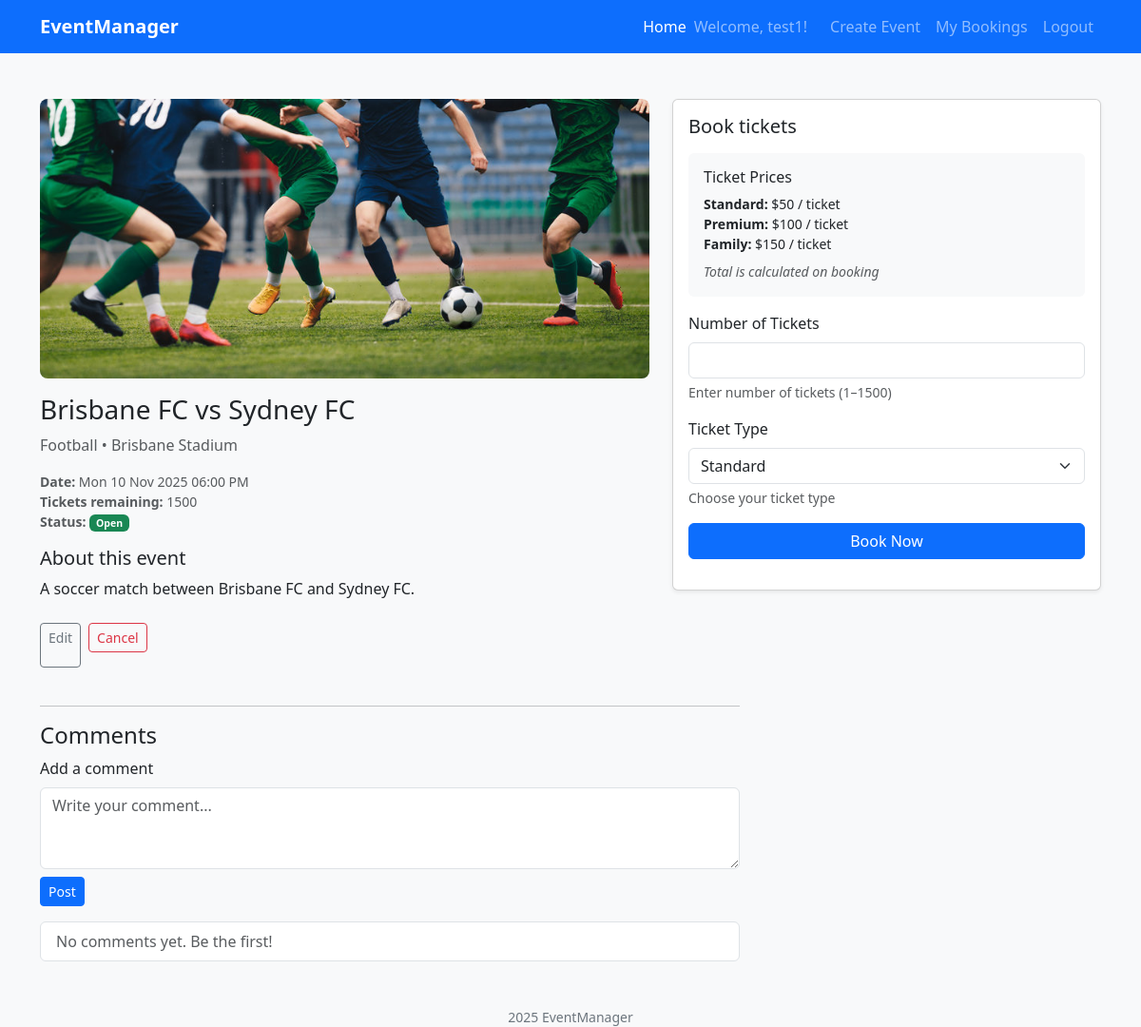
Page /event/1 (signed in) on the committed database.
### website/models.py (models this page shows)
class User(db.Model, UserMixin):
    __tablename__ = 'users'
    id = db.Column(db.Integer,primary_key=True)
    username = db.Column(db.String(100), index=True, unique=True, nullable=False)
    fullname = db.Column(db.String(100))
    emailid = db.Column(db.String(100), index=True, nullable=False)
    address = db.Column(db.String(50))
    contact = db.Column(db.Integer)
    password_hash = db.Column(db.String(255), nullable=False)
    comments = db.relationship('Comment', backref='user')
    orders = db.relationship('Order', backref='user')

class Event(db.Model):
    __tablename__ = 'event'
    id = db.Column(db.Integer, primary_key=True)
    eventname = db.Column(db.String(80)) #
    category = db.Column(db.String(80)) #picklist
    description = db.Column(db.String(250))
    eventdate = db.Column (db.DateTime) #need to be adjusted
    starttime = db.Column (db.DateTime) #need to be adjusted
    endtime = db.Column (db.DateTime) #need to be adjusted
    venue = db.Column(db.String(80))
    image = db.Column(db.String(80))
    numticket = db.Column (db.Integer)
    orders = db.relationship('Order', backref='event')
    owner_id = db.Column(db.Integer, db.ForeignKey('users.id'), nullable=False)
    status   = db.Column(db.String(20), default='Open')
    comments = db.relationship(
    'Comment',
    backref='event',
    lazy='dynamic',
    cascade='all, delete-orphan',
    order_by="desc(Comment.created_at)")

### website/views.py (the view, shortened to what this page needs)
@main_bp.route('/event/<int:event_id>', methods=['GET', 'POST'])
def event(event_id):
    form = BookingForm()
    comment_form = CommentForm()
    ev = Event.query.get_or_404(event_id)
    ticket_prices = {
            'Standard': 50.0,
            'Premium': 100.0,
            'Family': 150.0
        }
    comments = ev.comments.all()
    return render_template(
        'event.html',
        event=ev,
        comment_form=comment_form,
        comments=comments,
        booking_form=form,
        ticket_prices=ticket_prices
    )

### website/forms.py
class BookingForm(FlaskForm):
    ticketQty = IntegerField("Number of Tickets", validators=[InputRequired()])
    ticketType = SelectField("Ticket Type", choices=[("Standard", "Standard"), ("Premium", "Premium"), ("Family", "Family")], validators=[InputRequired()])
    submit = SubmitField("Book Now")

class CommentForm(FlaskForm):
    text = TextAreaField(
        "Add a comment",
        validators=[InputRequired(), Length(max=400)]
    )
    submit = SubmitField("Post")

### website/templates/event.html (shortened to what this page needs)
{% extends "base.html" %}
{% block content %}
<section class="container py-5">
  <div class="row g-4 align-items-start">
    <div class="col-12 col-lg-7">
      {% if event and event.image %}
        {% if event.image.startswith('http') %}
          <img src="{{ event.image }}" class="w-100 rounded-3 mb-3" alt="{{ event.eventname }}">
        {% else %}
          <img src="{{ url_for('static', filename='img/' ~ event.image) }}" class="w-100 rounded-3 mb-3" alt="{{ event.eventname }}">
        {% endif %}
      {% endif %}
      <h1 class="h3 mb-2">{{ event.eventname if event else 'Event' }}</h1>
      <p class="text-muted mb-3">
        {% if event %}{{ event.category }} • {{ event.venue }}{% endif %}
      </p>
      <ul class="list-unstyled small text-muted">
        {% if event and event.eventdate %}
          <li><strong>Date:</strong> {{ event.eventdate.strftime('%a %d %b %Y %I:%M %p') }}</li>
        {% endif %}
        {% if event and event.numticket is not none %}
          <li><strong>Tickets remaining:</strong> {{ event.numticket }}</li>
        {% endif %}
        {% if event %}
          <li><strong>Status:</strong>
            <span class="badge
              {% if event.status == 'Open' %}bg-success
              {% elif event.status == 'Sold Out' %}bg-danger
              {% else %}bg-secondary{% endif %}">
              {{ event.status }}
            </span>
          </li>
        {% endif %}
      </ul>
      {% if event and event.description %}
        <div class="mt-3">
          <h2 class="h5">About this event</h2>
          <p class="mb-0">{{ event.description }}</p>
        </div>
      {% endif %}
      {% if event and event.owner_id == current_user.id %}
        <div class="d-flex gap-2 mt-4">
          <a class="btn btn-outline-secondary btn-sm" href="{{ url_for('main.edit_event', event_id=event.id) }}">Edit</a>
          <form method="post" action="{{ url_for('main.cancel_event', event_id=event.id) }}">
            <button class="btn btn-outline-danger btn-sm" type="submit">Cancel</button>
          </form>
        </div>
      {% endif %}
    </div>
    <div class="col-12 col-lg-5">
      <div class="card shadow-sm sticky-lg">
        <div class="card-body">
          <h2 class="h5 mb-3">Book tickets</h2>
          {% if event %}
            {% if event.status == 'Open' and event.numticket > 0 %}
            <form method="post" action="{{ url_for('main.event', event_id=event.id) }}">
              <div class="mb-3 p-3 bg-light rounded">
                <h6 class="mb-2">Ticket Prices</h6>
                <ul class="list-unstyled small mb-0">
                  <li><strong>Standard:</strong> ${{ "%.0f"|format(ticket_prices.Standard) }} / ticket</li>
                  <li><strong>Premium:</strong> ${{ "%.0f"|format(ticket_prices.Premium) }} / ticket</li>
                  <li><strong>Family:</strong> ${{ "%.0f"|format(ticket_prices.Family) }} / ticket</li>
                </ul>
                <div class="mt-2 text-muted small"><em>Total is calculated on booking</em></div>
              </div>
              <div class="mb-3">
                {{ booking_form.ticketQty.label(class="form-label") }}
                {{ booking_form.ticketQty(class="form-control", max=event.numticket) }}
                <div class="form-text">Enter number of tickets (1–{{ event.numticket }})</div>
              </div>
              <div class="mb-3">
                {{ booking_form.ticketType.label(class="form-label") }}
                {{ booking_form.ticketType(class="form-select") }}
                <div class="form-text">Choose your ticket type</div>
              </div>
              {{ booking_form.submit(class="btn btn-primary w-100") }}
            </form>
            {% endif %}
          {% else %}
            <p class="text-muted mb-0">This event is not available for booking.</p>
          {% endif %}
        </div>
      </div>
    </div>
  </div>
  <div class="row mt-4">
    <div class="col-12 col-lg-8">
      <hr>
      <h4>Comments</h4>
      {% if current_user.is_authenticated %}
      <form method="POST" action="{{ url_for('main.event', event_id=event.id) }}" class="mb-3">
        <div class="mb-2">
          {{ comment_form.text.label(class="form-label") }}
          {{ comment_form.text(class="form-control", rows="3", placeholder="Write your comment...") }}
        </div>
        {{ comment_form.submit(class="btn btn-primary btn-sm") }}
      </form>
      {% else %}
        <p class="text-muted">Please <a href="{{ url_for('auth.login') }}">log in</a> to comment.</p>
      {% endif %}
      <ul class="list-group mt-3">
        {% for c in comments %}
          <li class="list-group-item">
            <div class="d-flex justify-content-between">
              <strong>{{ c.user.username }}</strong>
              <small class="text-muted">{{ c.created_at.strftime('%d %b %Y %H:%M') if c.created_at }}</small>
            </div>
            <div class="mt-1">{{ c.text | e }}</div>
          </li>
        {% else %}
          <li class="list-group-item text-muted">No comments yet. Be the first!</li>
        {% endfor %}
      </ul>
    </div>
  </div>
</section>
{% endblock %}

### website/templates/base.html (shortened to what this page needs)
<html>
<head>
    <link href="https://cdn.jsdelivr.net/npm/bootstrap@5.3.2/dist/css/bootstrap.min.css" rel="stylesheet">
    <link rel="stylesheet" href="{{ url_for('static', filename='style/style.css')}}">
</head>
<body>
    {% block header %}
<nav class="navbar navbar-expand-lg navbar-dark bg-primary">
  <div class="container">
    <a class="navbar-brand" href="{{ url_for('main.index')}}">EventManager</a>
    <div id="nav" class="collapse navbar-collapse">
      <ul class="navbar-nav ms-auto">
        <li class="nav-item"><a class="nav-link active" href="{{ url_for('main.index')}}">Home</a></li>
         {% if current_user.is_authenticated %}
         <li class="nav-item me-3 d-flex align-items-center">
           <span class="navbar-text">Welcome, {{ current_user.username }}!</span>
          </li>
         <li class="nav-item"><a class="nav-link" href="{{ url_for('main.create')}}">Create Event</a></li>
         <li class="nav-item"><a class="nav-link" href="{{ url_for('main.history')}}">My Bookings</a></li>
         <li class="nav-item"><a class="nav-link" href="{{ url_for('auth.logout')}}">Logout</a></li>
          {% else %}
         <li class="nav-item"><a class="nav-link" href="{{ url_for('auth.login')}}">Login</a></li>
          {% endif %}
      </ul>
    </div>
  </div>
</nav>
        {% endblock %}
    {% block content %}
    {% endblock %}
    <footer class="footer">
             <div class="container text-center small">2025 EventManager</div>
    </footer>
</body>
</html>

### website/static/style/style.css (style rules this page uses)
body { background-color: #f8f9fa; }
.navbar-brand { font-weight: 700; }
footer .small { color: #6c757d; }

### rows in the picture
User: username "test1"
Event: image (picture), eventname "Brisbane FC vs Sydney FC", category "Football", venue "Brisbane Stadium", eventdate "Mon 10 Nov 2025 06:00 PM", numticket "1500", status "Open", description "A soccer match between Brisbane FC and Sydney FC."

### other values in the picture
{{ "%.0f"|format(ticket_prices.Standard) }} "50"
{{ "%.0f"|format(ticket_prices.Premium) }} "100"
{{ "%.0f"|format(ticket_prices.Family) }} "150"
{{ booking_form.ticketQty.label(class="form-label") }} "Number of Tickets"
{{ booking_form.ticketType.label(class="form-label") }} "Ticket Type"
{{ comment_form.text.label(class="form-label") }} "Add a comment"
